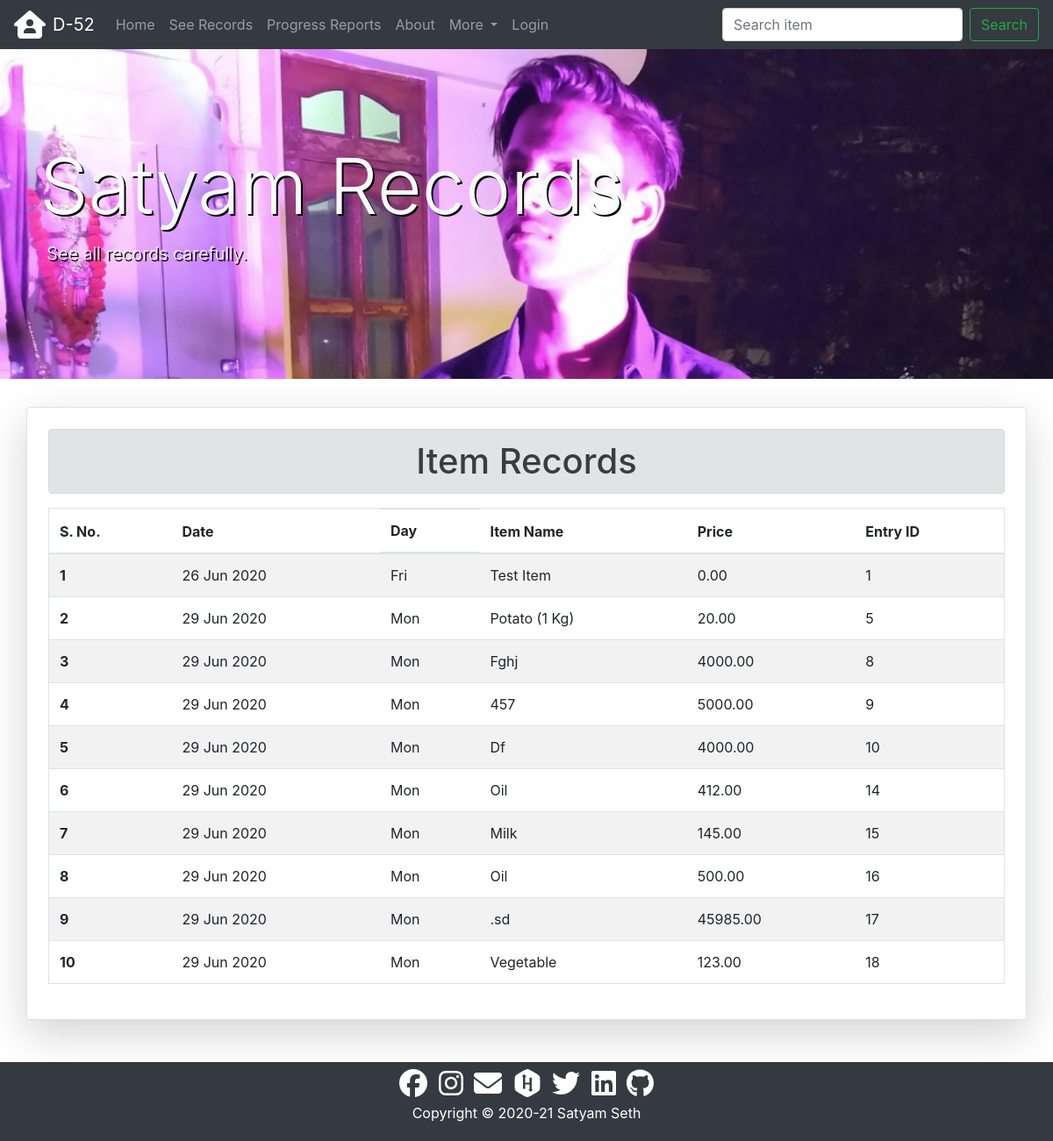
Before: /data/detailed/satyam/ with the older database file.
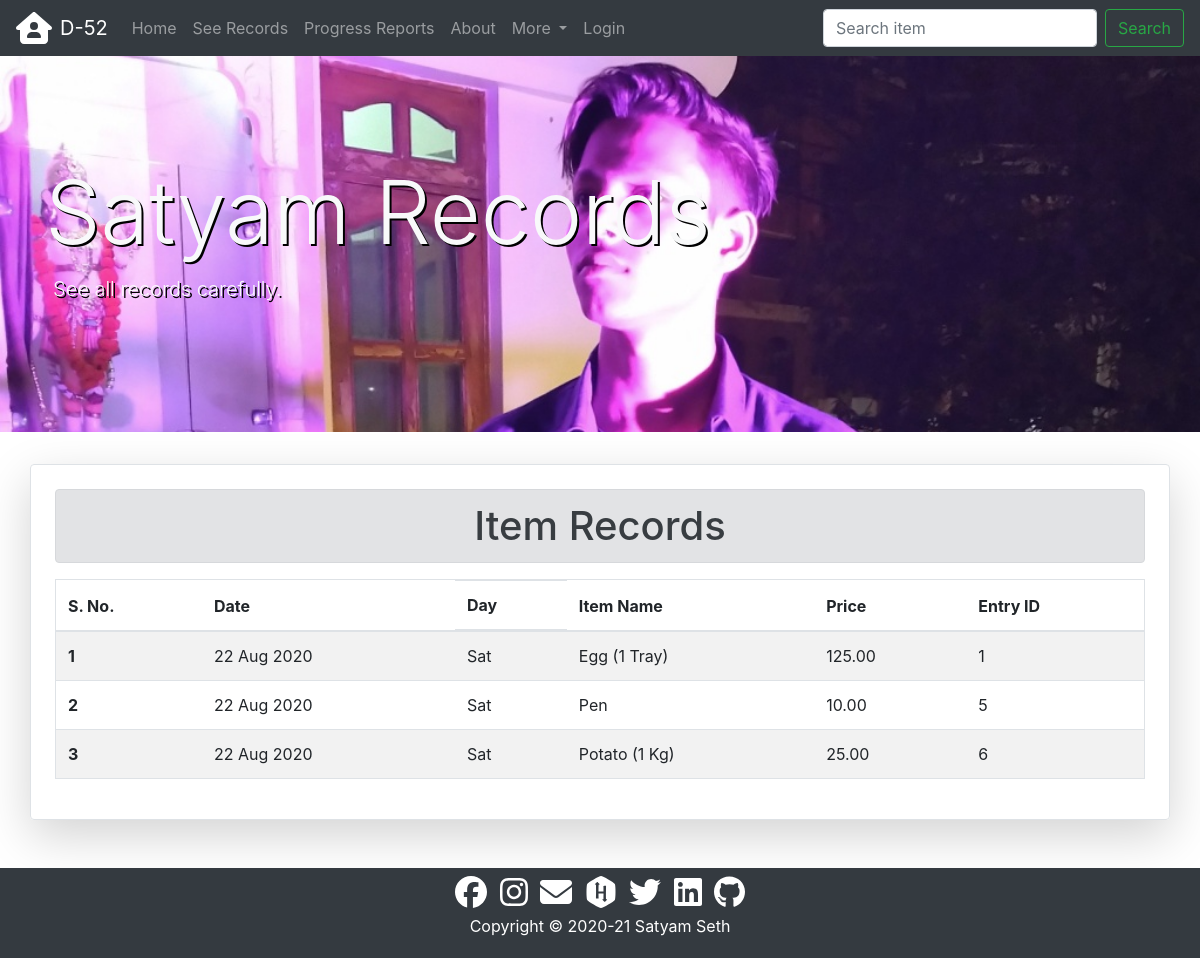
After: the same page with the newer database file.
### data/models.py (models this page shows, shortened)
class Record(models.Model):
    date=models.DateField()
    datetime=models.DateTimeField()
    name=models.CharField(max_length=20)
    item=models.CharField(max_length=50)
    price=models.DecimalField(decimal_places=2,max_digits=7)
    added_by=models.CharField(max_length=50)

### data/views.py (the view)
# urls.py: path('detailed/<str:var>/',views.detailed_view,name='detailed'),
def detailed_view(request,var):
    if var=='satyam':
        data=Record.objects.filter(name='Satyam Seth').order_by('date')
    elif var=='ankit':
        data=Record.objects.filter(name='Ankit Kumar Gupta').order_by('date')
    elif var=='ganga':
        data=Record.objects.filter(name='Ganga Sagar Bharti').order_by('date')
    elif var=='prashant':
        data=Record.objects.filter(name='Prashant Kumar Yadav').order_by('date')
    else:
        data=Water.objects.all().order_by('date')
    return render(request,'data/detailed.html',{'records':data,'var':var})

### data/templates/data/detailed.html (shortened to what this page needs)
{% extends 'core/base.html' %}
{% load static %}
{% block css %}
<link rel="stylesheet" href="{% static 'data/css/style.css' %}">
{% endblock %}
{% block content %}
<div class="jumbotron jumbotron-fluid {{var}} mt-5">
  <div class="container py-5 text-light">
    <div>
      <h1 class="display-2">{{var|title}} Records</h1>
    </div>
    <div class="lead">
      <p class="pl-2">See all records carefully.</p>
    </div>
  </div>
</div>
{% if var == 'water' %}
<div class="container shadow-lg p-4 mb-5 rounded border">
  <h1 class="text-center alert alert-secondary">Water Records</h1>
  {% if records %}
  <div class="table-responsive">
    <table class="table table-hover table-striped border">
      <thead>
        <tr>
          <th scope="col">S. No.</th>
          <th scope="col">Date</th>
          <th scope="col" class="d-none d-sm-block">Day</th>
          <th scope="col">Quantity</th>
          <th scope="col">Entry ID</th>
        </tr>
      </thead>
      <tbody>
        {% for record in records %}
        <tr>
          <th scope="row">{{forloop.counter}}</th>
          <td>{{record.date|date:"d M Y"}}</td>
          <td class="d-none d-sm-block">{{record.date|date:"D"}}</td>
          <td>{{record.quantity}}</td>
          <td>{{record.id}}</td>
        </tr>
        {% endfor %}
      </tbody>
    </table>
  </div>
  {% else %}
  <h4 class="text-center alert alert-warning">No Records Found</h4>
  {% endif %}
</div>
{% else %}
<div class="container shadow-lg p-4 mb-5 rounded border">
  <h1 class="text-center alert alert-secondary">Item Records</h1>
  {% if records %}
  <div class="table-responsive">
    <table class="table table-hover table-striped border">
      <thead>
        <tr>
          <th scope="col">S. No.</th>
          <th scope="col">Date</th>
          <th scope="col" class="d-none d-sm-block">Day</th>
          <th scope="col">Item Name</th>
          <th scope="col">Price</th>
          <th scope="col">Entry ID</th>
        </tr>
      </thead>
      <tbody>
        {% for record in records %}
        <tr>
          <th scope="row">{{forloop.counter}}</th>
          <td>{{record.date|date:"d M Y"}}</td>
          <td class="d-none d-sm-block">{{record.date|date:"D"}}</td>
          <td>{{record.item|capfirst}}</td>
          <td>{{record.price}}</td>
          <td>{{record.id}}</td>
        </tr>
        {% endfor %}
      </tbody>
    </table>
  </div>
  {% else %}
  <h4 class="text-center alert alert-warning">No Records Found</h4>
  {% endif %}
</div>
{% endif %}
{% endblock content %}

Changed rows visible on the page:
no longer on this page (row edited): Record: date "29 Jun 2020", date "Mon", item "Fghj", price "4000.00", id "8"
no longer on this page (row edited): Record: date "29 Jun 2020", date "Mon", item "457", price "5000.00", id "9"
no longer on this page (row edited): Record: date "29 Jun 2020", date "Mon", item "Df", price "4000.00", id "10"
removed Record: date "29 Jun 2020", date "Mon", item "Oil", price "412.00", id "14"
removed Record: date "29 Jun 2020", date "Mon", item "Milk", price "145.00", id "15"
removed Record: date "29 Jun 2020", date "Mon", item "Oil", price "500.00", id "16"
removed Record: date "29 Jun 2020", date "Mon", item ".sd", price "45985.00", id "17"
removed Record: date "29 Jun 2020", date "Mon", item "Vegetable", price "123.00", id "18"
changed Record id 1: date "26 Jun 2020" → "22 Aug 2020"; date "Fri" → "Sat"; item "Test Item" → "Egg (1 Tray)"; price "0.00" → "125.00"
changed Record id 5: date "29 Jun 2020" → "22 Aug 2020"; date "Mon" → "Sat"; item "Potato (1 Kg)" → "Pen"; price "20.00" → "10.00"
now on this page (row edited): Record: date "22 Aug 2020", date "Sat", item "Potato (1 Kg)", price "25.00", id "6"
